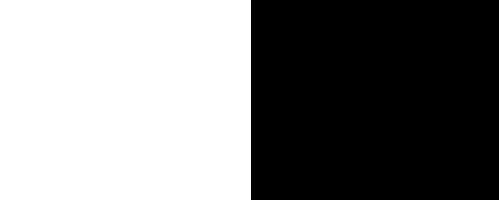
#> input picture module2_basic_image_ops/module02/rectangle.jpg, 499 x 200 px
$ jupyter execute --allow-errors logical_operations.ipynb
#> lines starting #> are read from the running program, lines starting #| are printed output that depends on the picture; after the words box and inside, x2 and y2 are one past the last pixel; in counts of white or black regions, pixels touching at a corner belong together
# Logical Operations

Logical operations are often used with binary masks to process selective portions of an image. In this notebook we will cover:

+ Introduction to logical operators
+ Bitwise operations on images: AND, NOR, OR, XOR
+ Logo manipulation example

The logical operation applies to each bit individually.

[cell 1]
import cv2
import numpy as np
import matplotlib.pyplot as plt
from PIL import Image
plt.rcParams["image.cmap"] = "gray"

## Bitwise Operations on Images

The four functions that OpenCV allow us to perform these operations are:

1. bitwise_and()
2. bitwise_not()
3. bitwise_or()
4. bitwise_xor()

The syntax is the same for each of these, the first two required arguments are two images of the same size.

[cell 2]
img_rec = cv2.imread("../module02/rectangle.jpg", cv2.IMREAD_GRAYSCALE)
#> img_rec is the input picture: shape (200, 499); min 0, max 255, mean 128.3
img_cir = cv2.imread("../module02/circle.jpg", cv2.IMREAD_GRAYSCALE)
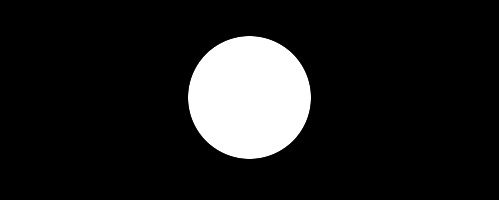
#> input picture module2_basic_image_ops/module02/circle.jpg, 499 x 200 px
#> img_cir is the input picture: shape (200, 499); min 0, max 255, mean 30.2

plt.figure(figsize=(20, 5))
plt.subplot(121); plt.imshow(img_rec)
plt.subplot(122); plt.imshow(img_cir)
print(img_rec.shape)
#| (200, 499)

### Bitwise AND Operator
The **bitwise_and()** function will return

[cell 3]
result = cv2.bitwise_and(img_rec, img_cir, mask=None)

plt.imshow(result);

### Bitwise OR Operator

[cell 4]
result = cv2.bitwise_or(img_rec, img_cir, mask=None)

plt.imshow(result);

### Bitwise XOR Operator

[cell 5]
result = cv2.bitwise_xor(img_rec, img_cir, mask=None)
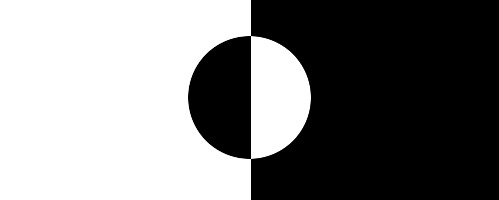
#> result: shape (200, 499); min 0, max 255, mean 127.3

plt.imshow(result);

## Example Application: Logo Manipulation

[cell 6]
# Read the image of color CR logo (foreground).
img_logo = cv2.imread("../module02/CR_Logo.png", cv2.IMREAD_COLOR)

# Print the image shape.
#> (the rest of this cell did not finish here and is left out)

[cell 7]
# Read the image of color checkboard (background).
img_background = cv2.imread("../module02/checkerboard_color.png", cv2.IMREAD_COLOR)
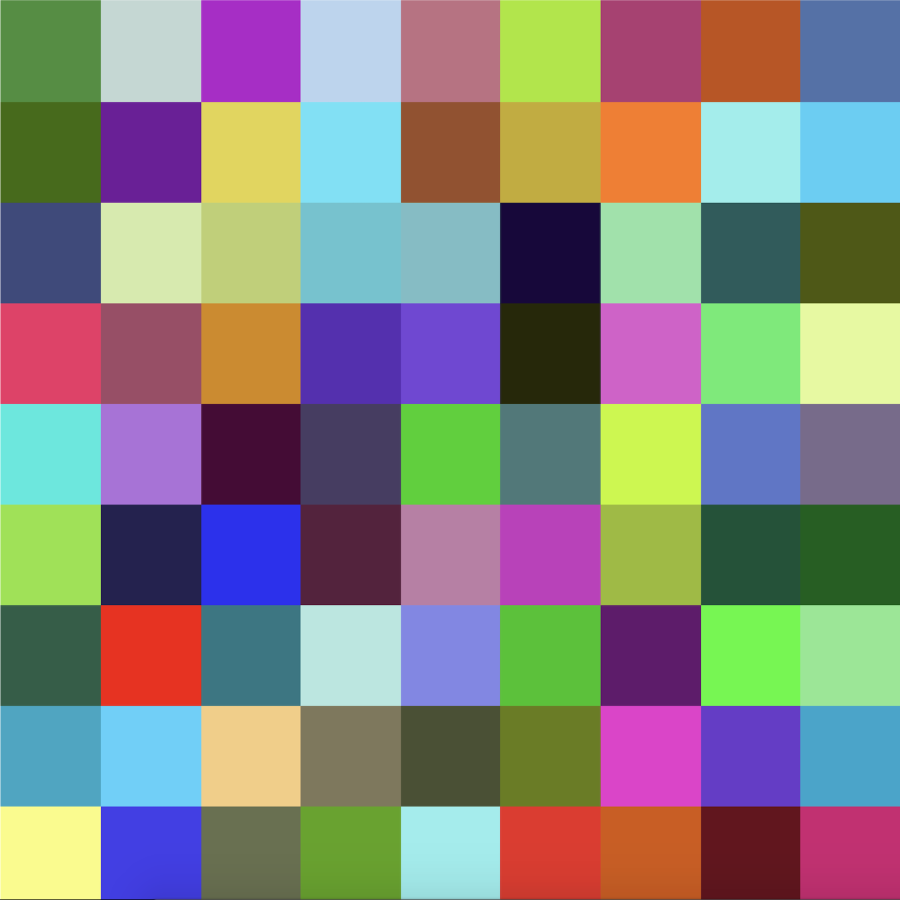
#> input picture module2_basic_image_ops/module02/checkerboard_color.png, 900 x 900 px
#> img_background is the input picture: shape (900, 900, 3); mean B, G, R 126.7, 131.4, 133.1

# Print the image shape.
print(img_background.shape)
#| (900, 900, 3)

#> (a cell that did not finish here is left out)

#> (a cell that did not finish here is left out)

#> (a cell that did not finish here is left out)

#> (a cell that did not finish here is left out)

#> (a cell that did not finish here is left out)

#> (a cell that did not finish here is left out)

## Exercise

[cell 14]
img_yellow_square = cv2.imread("../module02/yellow_square.png", cv2.IMREAD_COLOR)
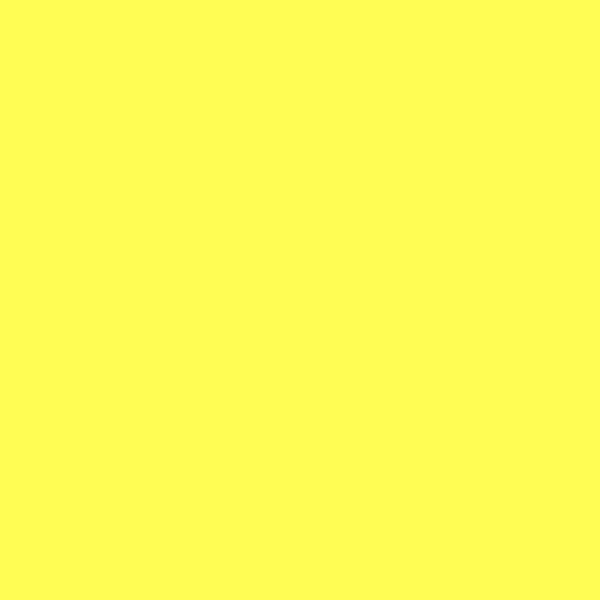
#> input picture module2_basic_image_ops/module02/yellow_square.png, 600 x 600 px
#> img_yellow_square is the input picture: shape (600, 600, 3); mean B, G, R 84, 253, 255
img_green_circle = cv2.imread("../module02/green_circle.png", cv2.IMREAD_COLOR)
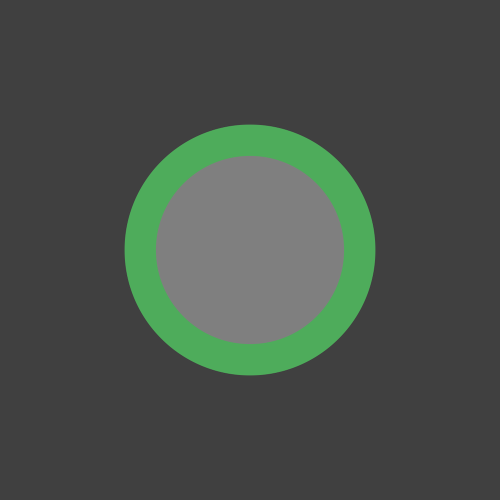
#> input picture module2_basic_image_ops/module02/green_circle.png, 1000 x 1000 px (shown at 1/2 size)
#> img_green_circle is the input picture: shape (1000, 1000, 3); mean B, G, R 73.3, 80.3, 72.2

print(f"yellow square: {img_yellow_square.shape}")
#| yellow square: (600, 600, 3)
print(f"gray circle: {img_green_circle.shape}")
#| gray circle: (1000, 1000, 3)

plt.figure(figsize=(8, 8))
plt.subplot(121); plt.imshow(img_yellow_square[:, :, ::-1]); plt.title("Yellow Square")
plt.subplot(122); plt.imshow(img_green_circle[:, :, ::-1]); plt.title("Green Circle");
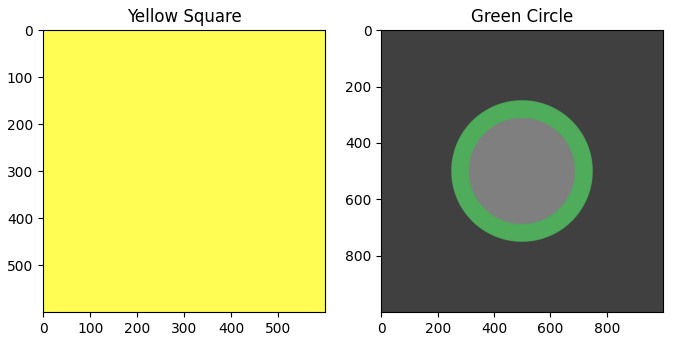
#> figure drawn by matplotlib, 2 panels

[cell 15]
# Resize the yellow square
dim = (img_green_circle.shape[1], img_green_circle.shape[0])
#> dim = (1000, 1000)

# Resize the yellow square.
img_yellow_square = cv2.resize(img_yellow_square, dim, interpolation=cv2.INTER_AREA)
#> img_yellow_square: shape (1000, 1000, 3)

print(f"yellow square: {img_yellow_square.shape}")
#| yellow square: (1000, 1000, 3)
print(f"green circle: {img_green_circle.shape}")
#| green circle: (1000, 1000, 3)

[cell 16]
img_gray_circle = cv2.cvtColor(img_green_circle, cv2.COLOR_BGR2GRAY)
retval, binary_circle = cv2.threshold(img_gray_circle, 130, 255, cv2.THRESH_BINARY)
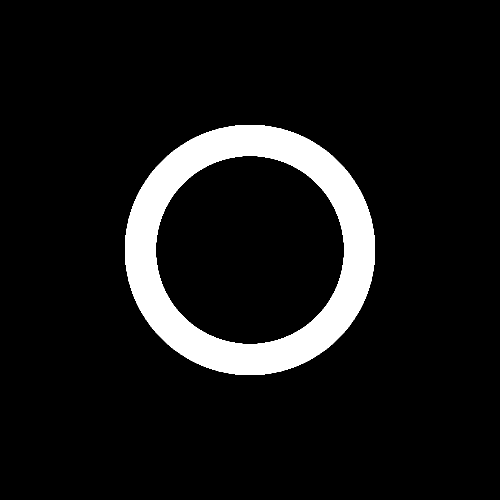
#> binary_circle: shape (1000, 1000) (shown at 1/2 size); 8.6% white; 1 white region, box (x1, y1, x2, y2) and area: (250, 250, 750, 750) 85756
binary_circle_inv = cv2.bitwise_not(binary_circle)
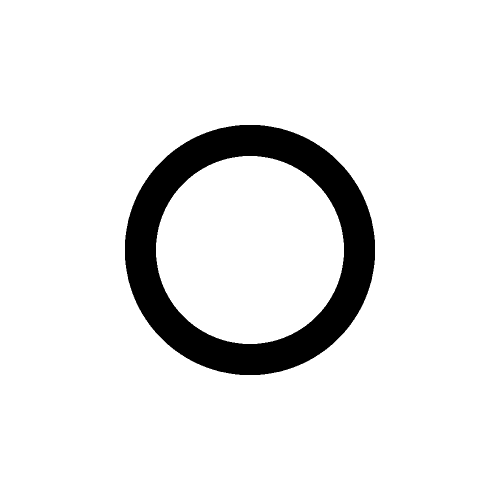
#> binary_circle_inv: shape (1000, 1000) (shown at 1/2 size); 91.4% white; 1 black region, box (x1, y1, x2, y2) and area: (250, 250, 750, 750) 85756
yellow_whithin_circle = cv2.bitwise_and(img_yellow_square, img_yellow_square, mask=binary_circle_inv)
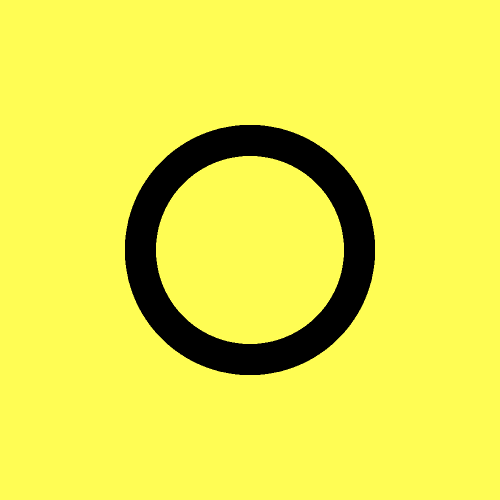
#> yellow_whithin_circle: shape (1000, 1000, 3) (shown at 1/2 size); mean B, G, R 76.8, 231.3, 233.1

plt.figure(figsize=(20, 10))
plt.subplot(141); plt.imshow(img_gray_circle); plt.title("Gray Scale Image")
plt.subplot(142); plt.imshow(binary_circle); plt.title("Maks")
plt.subplot(143); plt.imshow(binary_circle_inv); plt.title("Inverse mask")
plt.subplot(144); plt.imshow(yellow_whithin_circle[:, :, ::-1]); plt.title("Combined");
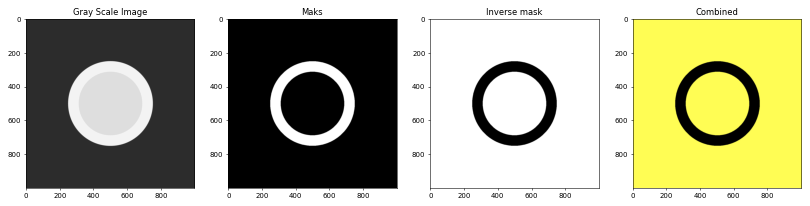
#> figure drawn by matplotlib, 4 panels
